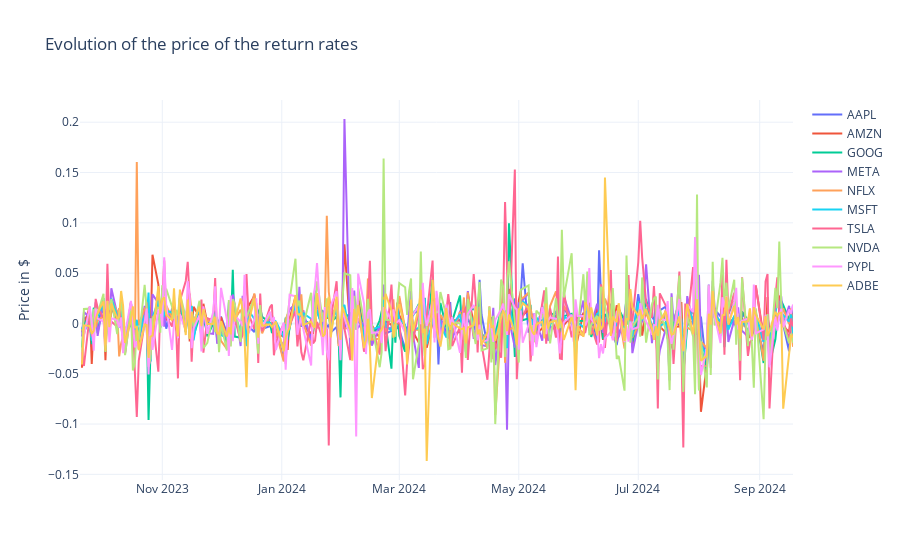

Notebook cell for this chart:
### Code cell
returns = compute_return(data)

fig = go.Figure()
for a in assets:
    fig.add_trace(go.Scatter(x=returns[a].index, y=returns[a], name=a))
fig.update_layout(title='Evolution of the price of the return rates', yaxis_title='Price in $')
fig.show()

### Figure 1 — Plotly figure (JSON) as saved in the notebook; plotly's stock layout.template omitted (floating-point values rounded to 4 significant figures; data arrays with more than 128 entries replaced by an {"elided": "..."} marker saying what was removed)
{"data": [{"name": "AAPL", "type": "scatter", "x": {"elided": "251 str values"}, "y": {"elided": "251 float values"}}, {"name": "AMZN", "type": "scatter", "x": {"elided": "251 str values"}, "y": {"elided": "251 float values"}}, {"name": "GOOG", "type": "scatter", "x": {"elided": "251 str values"}, "y": {"elided": "251 float values"}}, {"name": "META", "type": "scatter", "x": {"elided": "251 str values"}, "y": {"elided": "251 float values"}}, {"name": "NFLX", "type": "scatter", "x": {"elided": "251 str values"}, "y": {"elided": "251 float values"}}, {"name": "MSFT", "type": "scatter", "x": {"elided": "251 str values"}, "y": {"elided": "251 float values"}}, {"name": "TSLA", "type": "scatter", "x": {"elided": "251 str values"}, "y": {"elided": "251 float values"}}, {"name": "NVDA", "type": "scatter", "x": {"elided": "251 str values"}, "y": {"elided": "251 float values"}}, {"name": "PYPL", "type": "scatter", "x": {"elided": "251 str values"}, "y": {"elided": "251 float values"}}, {"name": "ADBE", "type": "scatter", "x": {"elided": "251 str values"}, "y": {"elided": "251 float values"}}], "layout": {"title": {"text": "Evolution of the price of the return rates"}, "yaxis": {"title": {"text": "Price in $"}}}}
